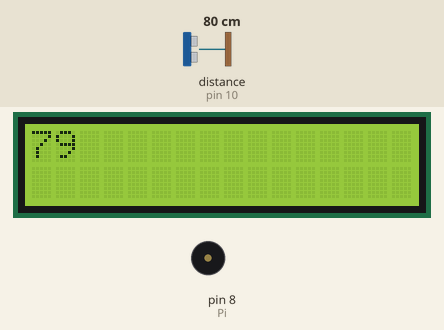
Simulated run of this sketch. Board: Arduino Uno, built with avr-gcc and run on an emulated ATmega328P. On the bench: 16×2 character LCD, buzzer (waves = sounding). Wiring (inferred from the names in the program): ultrasonic range finder: trigger pin 9; echo pin 10. The inputs (shaded band) are chosen by the test bench; at power-on: distance to the obstacle (sensor on pin 10) 80 cm. The echo pulse lasts 58.3 µs per cm; what the sketch prints to the serial monitor is not drawn.

Above: at 1.2 s.
1.3 s: distance to the obstacle (sensor on pin 10) set to 2 cm
At 1.41 s:
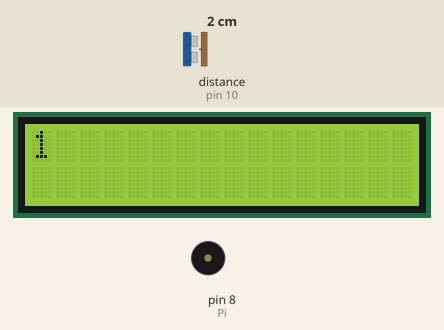
2.9 s: distance to the obstacle (sensor on pin 10) set to 4 cm
At 2.96 s:
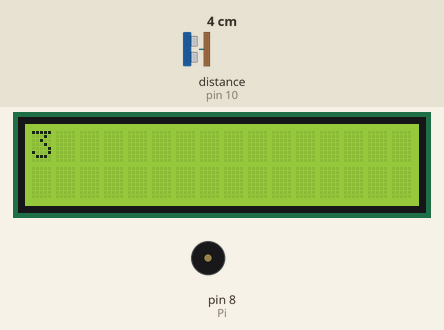
4.4 s: distance to the obstacle (sensor on pin 10) set to 9 cm
At 4.51 s:
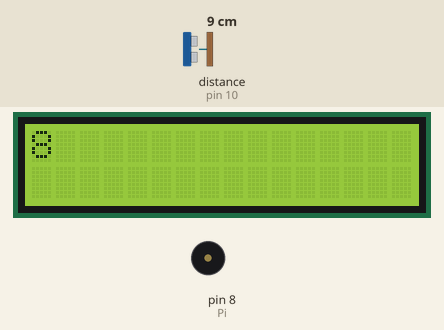

Measured:
- after the input at 1.3 s, the display: first differs from a run without the input after 0.06 s (image 1)
- after the input at 2.9 s, the display: first differs from a run without the input at once (image 2)
- after the input at 4.4 s, the display: first differs from a run without the input after 0.07 s (image 3)

The sketch:

lcd_dd.ino
```cpp
/*
#define do1  65
#define re1  73
#define me1  82
#define fa1  87
#define sol1 98
*/

#include <LiquidCrystal.h>
LiquidCrystal lcd(12, 11, 5, 4, 3, 2);
const int arr[] =  {100,200,300,400,500};

int ECHO = 10;
int TRIG = 9;
int Pi=8;

void setup() {
  lcd.begin(16, 2);
  Serial.begin(9600);
  pinMode(TRIG,OUTPUT);
  pinMode(ECHO,INPUT);
  pinMode(Pi,OUTPUT);
}

void loop(){
   digitalWrite(TRIG,LOW);
 delayMicroseconds(2);
 digitalWrite(TRIG,HIGH);
 delayMicroseconds(5);
 digitalWrite(TRIG,LOW);
 int ji = (pulseIn(ECHO,HIGH)/58.2);
 if(ji < 10)
 {
   for(int num = 1; num < 6; num++)
   {
     tone(Pi,arr[num]);
   }
 }
 Serial.println("cm = " +(String)ji);

 lcd.setCursor(0,0);
 lcd.print(ji);
 delay(100);
  lcd.clear();
  }
```
